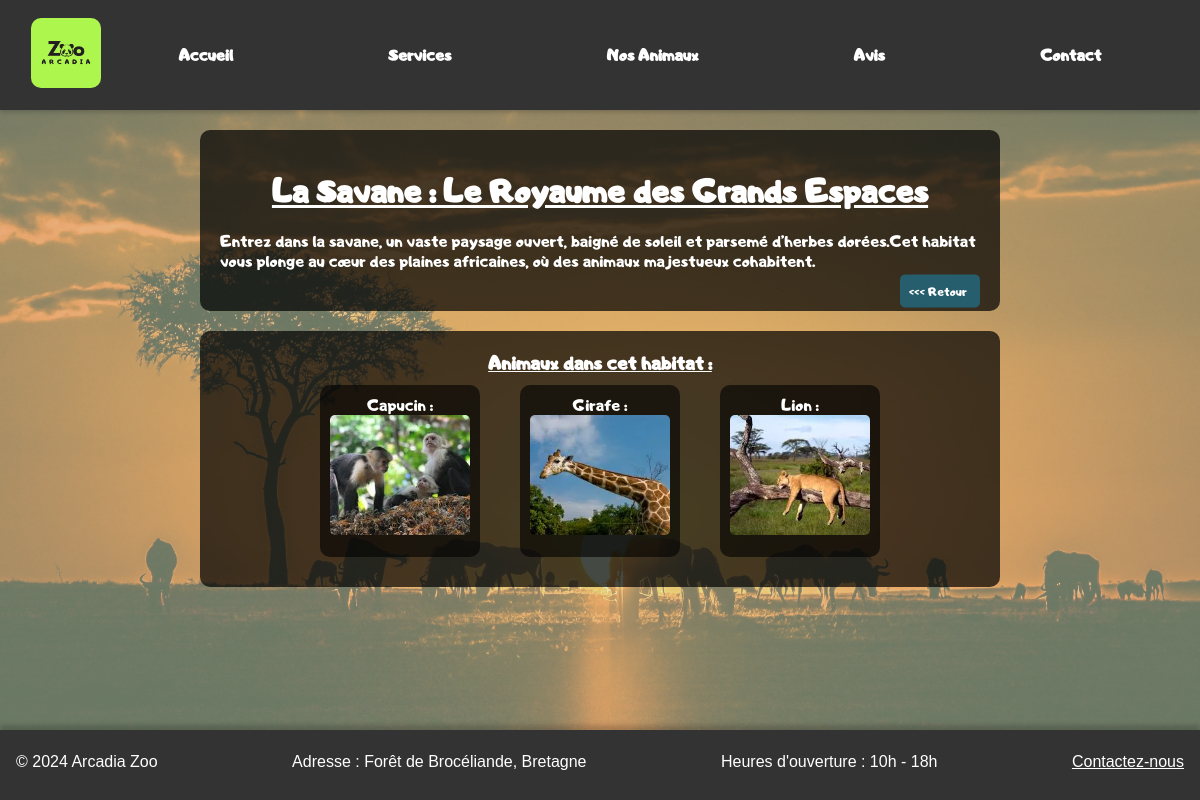
Screenshot of /front/habitat.php?habitat_id=1 with the database file from the repository.
### tables this page shows
CREATE TABLE `habitats` (
  `id` int NOT NULL,
  `name` varchar(255) NOT NULL,
  `title_txt` varchar(255) NOT NULL,
  `description` varchar(255) NOT NULL,
  `picture` varchar(255) NOT NULL,
  `maj_by` int DEFAULT NULL,
  `maj` timestamp NULL DEFAULT CURRENT_TIMESTAMP
);

CREATE TABLE `races` (
  `id` int NOT NULL,
  `name` varchar(255) NOT NULL,
  `habitat` int DEFAULT NULL,
  `regime` varchar(255) DEFAULT NULL
);

CREATE TABLE `horaires` (
  `id` int NOT NULL,
  `description` varchar(255) NOT NULL,
  `maj_by` int DEFAULT NULL,
  `maj` timestamp NULL DEFAULT CURRENT_TIMESTAMP
);

### front/habitat.php (the view, shortened to what this page needs)
<?php
include_once('../back/bdd.php');
include_once "../php/btnBack.php";
if (isset($_GET['habitat_id']) && is_numeric($_GET['habitat_id'])) {
    $habitatId = intval($_GET['habitat_id']);
    $sql = "SELECT name, title_txt, description, picture FROM habitats WHERE id = ?";
    $stmt = $conn->prepare($sql);
    $stmt->bind_param("i", $habitatId);
    $stmt->execute();
    $result = $stmt->get_result();
    $habitat = $result->fetch_assoc();
    $sqlRaces = "SELECT id, name FROM races WHERE habitat = ?";
    $stmtRaces = $conn->prepare($sqlRaces);
    $stmtRaces->bind_param("i", $habitatId);
    $stmtRaces->execute();
    $resultRaces = $stmtRaces->get_result();
    $races = [];
    while ($race = $resultRaces->fetch_assoc()) {
        $race_id = $race['id'];
        $sqlImage = "SELECT a.name AS animal_name, ap.name AS picture_name
                     FROM animals a
                     JOIN animal_pictures ap ON ap.animal_id = a.id
                     WHERE a.race_id = ?
                     ORDER BY ap.id DESC LIMIT 1";
        $stmtImage = $conn->prepare($sqlImage);
        $stmtImage->bind_param("i", $race_id);
        $stmtImage->execute();
        $resultImage = $stmtImage->get_result();
        if ($resultImage->num_rows > 0) {
            $imageData = $resultImage->fetch_assoc();
            $race['animal_name'] = $imageData['animal_name'];
            $race['image'] = '../img/animaux/' . htmlspecialchars($imageData['animal_name']) . '/' . htmlspecialchars($imageData['picture_name']);
        } else {
            $race['animal_name'] = 'Nom d\'animal inconnu';
            $race['image'] = '../img/default_animal_image.webp';
        }
        $races[] = $race;
    }
} else {
    header("Location: habitats.php");
    exit();
}
?>
<!DOCTYPE html>
<html lang="fr">
<head>
    <link rel="stylesheet" href="../css/style.css">
</head>
<body>
    <header>
        <?php include_once "../php/navbarr.php"; ?>
    </header>
    <main>
        <br>
        <div class="container">
            <h1><?php echo htmlspecialchars($habitat['title_txt']); ?></h1>
            <p><?php echo nl2br(htmlspecialchars_decode($habitat['description'])); ?></p>
            <br>
            <?php echo back('./habitats','r')?>
        </div>
        <br>
        <div class="container" style="text-align: center;">
            <h3>Animaux dans cet habitat :</h3>
            <?php
            if (count($races) > 0) {
                echo '<ul class="animals_list">';
                foreach ($races as $race) {
                    echo '<li><a href="./animaux.php?race_id=' . urlencode($race['id']) . '&habitat=' . $habitatId . '" ';
                    echo 'onclick="addClick(\'race\', ' . $race['id'] . '); setTimeout(function() { window.location.href = this.href; }, 500); return false;">';
                    echo htmlspecialchars($race['name']) . ' : <img src="' . htmlspecialchars($race['image']) .
                    '.webp" alt="' . htmlspecialchars($race['name']) . '" width="100"></a></li>';
                }
                echo '</ul>';
            } else {
                echo '<p>Aucune race disponible dans cet habitat.</p>';
            }
            ?>
        </div>
    </main>
    <?php include_once "../php/footer.php"; ?>
</body>
</html>

### php/horaires.php (shortened to what this page needs)
<?php
include '../back/bdd.php';
$sql = "SELECT description FROM horaires";
$result = $conn->query($sql);
if ($result->num_rows > 0) {
    $row = $result->fetch_assoc();
    $description = str_replace('#', '<br>', $row['description']);
    echo "<p>" . $description . "</p>";
} else {
    echo "Aucune description trouvée.";
}
?>

### css/style.css (style rules this page uses)
* { margin: 0; padding: 0; box-sizing: border-box; }
body { font-family: 'Andigiana Toybox', sans-serif; display: flex; flex-direction: column; min-height: 100vh; min-width: 375px; width: 100%; max-width: 1920; margin: auto; align-items: center; background-color: #d3f1c7; color: #111; font-size: 16px; font-weight: 600; background-image: url('../img/bg.webp'); background-size: cover; background-position: center; position: relative; }
body::before { content: ''; position: absolute; top: 0; left: 0; width: 100%; height: 100%; background-color: rgba(211, 241, 199, 0.5); z-index: -1; }
main { margin-bottom: 80px; flex: 1; width: 90%; }
header ,footer { padding: 5px; width: 100%; background-color: #333; }
header { padding-top:20px; box-shadow: 0 2px 5px rgba(0, 0, 0, 0.2); }
h1 { text-align: center; text-decoration: underline; font-weight: bold; margin : 20px; }
h3 { text-decoration:underline ; }

### rows the page displays
habitats: title_txt "La Savane : Le Royaume des Grands Espaces", description "Entrez dans la savane, un vaste paysage ouvert, baigné de soleil et parsemé d’herbes dorées.Cet habitat vous plonge au cœur des plaines africaines, où des animaux majestueux cohabitent."
races: name "Capucin", shows a picture
races: name "Girafe", shows a picture
races: name "Lion", shows a picture
horaires: description "Heures d'ouverture : 10h - 18h"
